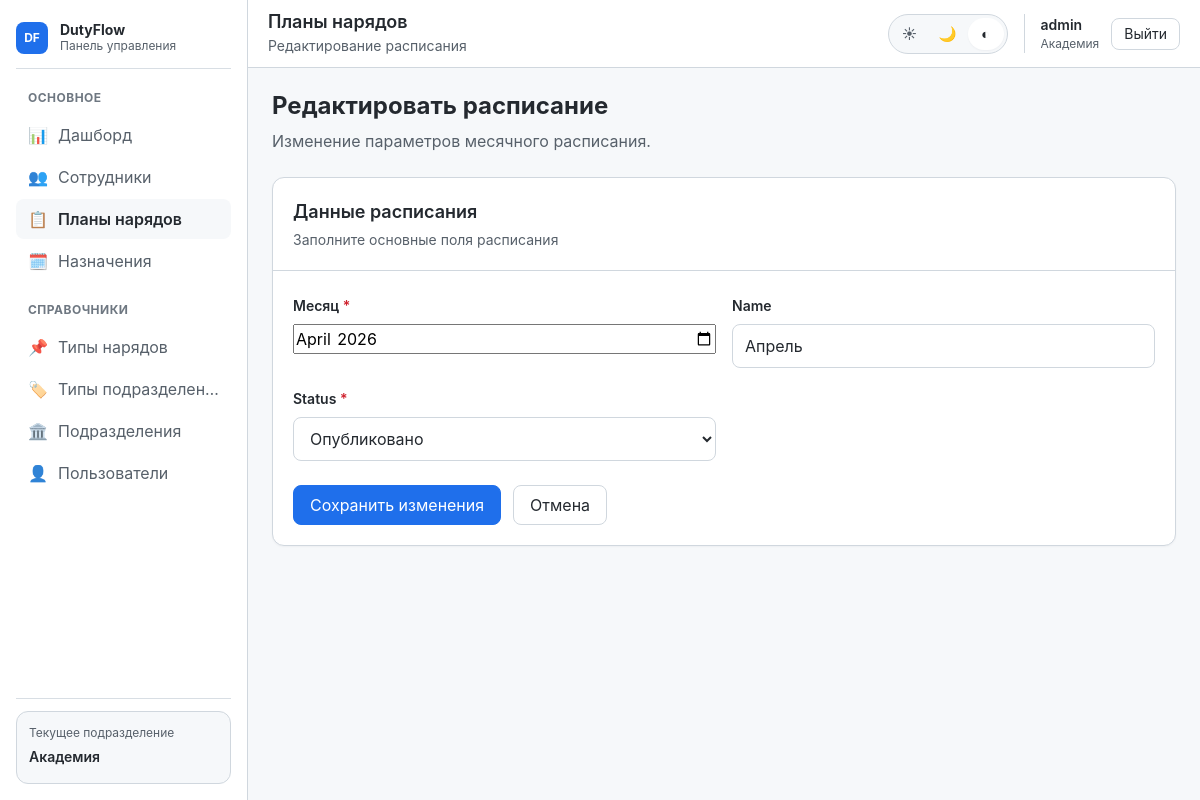
Page /plans/53/edit/ (signed in) on the committed database.
### users_app/models.py (models this page shows, shortened)
class UserProfile(models.Model):
    user = models.OneToOneField(
        User,
        on_delete=models.CASCADE,
        related_name='profile'
    )
    unit = models.ForeignKey(
        Unit,
        on_delete=models.PROTECT,
        related_name='users'
    )
    created_by = models.ForeignKey(
        User,
        on_delete=models.SET_NULL,
        null=True,
        blank=True,
        related_name='created_users',
        verbose_name="Создал пользователь"
    )
    created_at = models.DateTimeField(auto_now_add=True, verbose_name="Дата создания")
    class Meta:
        verbose_name = "Профиль пользователя"
        verbose_name_plural = "Профили пользователей"

### units/models.py (models this page shows, shortened)
class Unit(models.Model):
    name = models.CharField(max_length=255, verbose_name="Название")
    parent = models.ForeignKey(
        'self',
        on_delete=models.SET_NULL,
        null=True,
        blank=True,
        related_name='children',
        verbose_name="Вышестоящее подразделение"
    )
    unit_type = models.ForeignKey(
        UnitType,
        on_delete=models.PROTECT,
        related_name='units',
        verbose_name="Тип подразделения"
    )
    class Meta:
        verbose_name = "Подразделение"
        verbose_name_plural = "Подразделения"
        ordering = ['unit_type__level', 'name']

### duty_plans/models.py (models this page shows, shortened)
class MonthlySchedule(models.Model):
    STATUS_CHOICES = [
        ('draft', 'Черновик'),
        ('published', 'Опубликовано'),
        ('archived', 'Архив'),
    ]
    month = models.DateField()
    name = models.CharField(max_length=255, blank=True)
    status = models.CharField(max_length=20, choices=STATUS_CHOICES, default='draft')
    unit = models.ForeignKey(Unit, on_delete=models.CASCADE, related_name='schedules')
    parent_schedule = models.ForeignKey('self', on_delete=models.SET_NULL, null=True, blank=True)
    created_by = models.ForeignKey(settings.AUTH_USER_MODEL, on_delete=models.SET_NULL, null=True)
    created_at = models.DateTimeField(auto_now_add=True)
    updated_at = models.DateTimeField(auto_now=True)
    class Meta:
        ordering = ['-month']
        unique_together = ['month', 'unit']  # ← уникальность: один месяц + одно подразделение

### core/views/plans.py (the view)
@login_required
def edit(request, pk):
    schedule = get_object_or_404(MonthlySchedule, pk=pk)
    user_unit = request.user.profile.unit
    if schedule.unit != user_unit:
        messages.error(request, "Нет прав")
        return redirect("plan:list")
    if request.method == "POST":
        form = MonthlyScheduleForm(request.POST, instance=schedule, user=request.user)
        if form.is_valid():
            form.save()
            messages.success(request, "Расписание обновлено")
            return redirect("plan:detail", pk=schedule.pk)
    else:
        form = MonthlyScheduleForm(instance=schedule, user=request.user)
    return render(request, "app/plans/form.html", {
        "form": form,
        "schedule": schedule,
        "active_tab": "plans",
        "page_title": "Планы нарядов",
        "page_subtitle": "Редактирование расписания",
        "title": "Редактировать расписание",
    })

### duty_plans/forms.py (shortened to what this page needs)
class MonthlyScheduleForm(forms.ModelForm):
    month = forms.DateField(
        label='Месяц',
        widget=forms.DateInput(attrs={
            'type': 'month',
            'class': 'form-input',
        }),
        input_formats=['%Y-%m'],
        required=True
    )
    class Meta:
        model = MonthlySchedule
        fields = ['month', 'name', 'status']
        widgets = {
            'name': forms.TextInput(attrs={
                'class': 'form-input',
                'placeholder': 'Например: Март 2026'
            }),
            'status': forms.Select(attrs={'class': 'form-select'}),
        }
    def __init__(self, *args, **kwargs):
        self.user = kwargs.pop('user', None)
        super().__init__(*args, **kwargs)
        if self.instance and self.instance.pk and self.instance.month:
            self.initial['month'] = self.instance.month.strftime('%Y-%m')

### templates/app/plans/form.html (shortened to what this page needs)
{% extends 'app/base_app.html' %}
{% block app_content %}
<section class="page-section">
    <div class="page-header">
        <div class="page-header__main">
            <h2 class="page-header__title">{{ title }}</h2>
            <p class="page-header__subtitle">
                {% if schedule %}
                    Изменение параметров месячного расписания.
                {% else %}
                    Создание нового месячного расписания.
                {% endif %}
            </p>
        </div>
    </div>
</section>
<section class="page-section">
    <article class="card form-card">
        <div class="card__header">
            <div>
                <h3 class="card__title">Данные расписания</h3>
                <p class="card__subtitle">Заполните основные поля расписания</p>
            </div>
        </div>
        <div class="card__body">
            <form method="post" class="form">
                <div class="form-layout">
                    {% for field in form %}
                        <div class="form-field">
                            <label for="{{ field.id_for_label }}" class="form-field__label">
                                {{ field.label }}
                                {% if field.field.required %}
                                    <span class="form-field__required">*</span>
                                {% endif %}
                            </label>
                            {{ field }}
                        </div>
                    {% endfor %}
                </div>
                <div class="form-actions">
                    <button type="submit" class="button button--primary">
                        {% if schedule %}Сохранить изменения{% else %}Создать расписание{% endif %}
                    </button>
                    {% if schedule %}
                        <a href="{% url 'plan:detail' schedule.pk %}" class="button">Отмена</a>
                    {% else %}
                        <a href="{% url 'plan:list' %}" class="button">Отмена</a>
                    {% endif %}
                </div>
            </form>
        </div>
    </article>
</section>
{% endblock %}

### templates/components/layout/app_sidebar.html (shortened to what this page needs)
<aside class="app-sidebar" data-sidebar>
    <div class="app-sidebar__inner">
        <div class="app-sidebar__header">
            <a href="{% url 'auth:dashboard' %}" class="app-sidebar__brand">
                <span class="app-sidebar__brand-mark">DF</span>
                <div class="app-sidebar__brand-texts">
                    <span class="app-sidebar__brand-title">DutyFlow</span>
                    <span class="app-sidebar__brand-subtitle">Панель управления</span>
                </div>
            </a>
        </div>
        <div class="app-sidebar__section">
            <div class="app-sidebar__section-title">Основное</div>
            <nav class="app-sidebar__nav">
                <a href="{% url 'auth:dashboard' %}" class="nav-item {% if active_tab == 'dashboard' %}is-active{% endif %}">
                    <span class="nav-item__icon">📊</span>
                    <span class="nav-item__label">Дашборд</span>
                </a>
                <a href="{% url 'people:person_list' %}" class="nav-item {% if active_tab == 'people' %}is-active{% endif %}">
                    <span class="nav-item__icon">👥</span>
                    <span class="nav-item__label">Сотрудники</span>
                </a>
                <a href="{% url 'plan:list' %}" class="nav-item {% if active_tab == 'plans' %}is-active{% endif %}">
                    <span class="nav-item__icon">📋</span>
                    <span class="nav-item__label">Планы нарядов</span>
                </a>
                <a href="{% url 'assignment:calendar' %}" class="nav-item {% if active_tab == 'assignments' %}is-active{% endif %}">
                    <span class="nav-item__icon">🗓️</span>
                    <span class="nav-item__label">Назначения</span>
                </a>
            </nav>
        </div>
        <div class="app-sidebar__section">
            <div class="app-sidebar__section-title">Справочники</div>
            <nav class="app-sidebar__nav">
                {% if user.profile.unit.unit_type.level <= 1 %}
                <a href="{% url 'type:list' %}" class="nav-item {% if active_tab == 'duty_types' %}is-active{% endif %}">
                    <span class="nav-item__icon">📌</span>
                    <span class="nav-item__label">Типы нарядов</span>
                </a>
                {% endif %}
                {% if user.profile.unit.unit_type.level == 0 %}
                <a href="{% url 'unit_type:list' %}" class="nav-item {% if active_tab == 'unit_types' %}is-active{% endif %}">
                    <span class="nav-item__icon">🏷️</span>
                    <span class="nav-item__label">Типы подразделений</span>
                </a>
                {% endif %}
                <a href="{% url 'units:list' %}" class="nav-item {% if active_tab == 'units' %}is-active{% endif %}">
                    <span class="nav-item__icon">🏛️</span>
                    <span class="nav-item__label">Подразделения</span>
                </a>
                <a href="{% url 'users:list' %}" class="nav-item {% if active_tab == 'users' %}is-active{% endif %}">
                    <span class="nav-item__icon">👤</span>
                    <span class="nav-item__label">Пользователи</span>
                </a>
            </nav>
        </div>
        {% if user.profile and user.profile.unit %}
        <div class="app-sidebar__footer">
            <div class="app-sidebar__unit-card">
                <div class="app-sidebar__unit-label">Текущее подразделение</div>
                <div class="app-sidebar__unit-name">{{ user.profile.unit.name }}</div>
            </div>
        </div>
        {% endif %}
    </div>
</aside>

### templates/components/layout/app_header.html (shortened to what this page needs)
<header class="app-header">
    <div class="app-header__left">
        <div class="app-header__page">
            <h1 class="app-header__page-title">{{ page_title|default:"Панель управления" }}</h1>
            {% if page_subtitle %}
                <p class="app-header__page-subtitle">{{ page_subtitle }}</p>
            {% endif %}
        </div>
    </div>
    <div class="app-header__right">
        <div class="theme-switcher" data-theme-switcher>
            <button class="theme-switcher__button" type="button" data-theme-value="light" title="Светлая тема">☀</button>
            <button class="theme-switcher__button" type="button" data-theme-value="dark" title="Тёмная тема">🌙</button>
            <button class="theme-switcher__button" type="button" data-theme-value="system" title="Системная тема">◐</button>
        </div>
        <div class="user-chip">
            <div class="user-chip__content">
                <span class="user-chip__name">{{ request.user.username }}</span>
                {% if user.profile and user.profile.unit %}
                    <span class="user-chip__meta">{{ user.profile.unit.name }}</span>
                {% endif %}
            </div>
            <form method="post" action="{% url 'auth:logout' %}">
                <button type="submit" class="button button--sm">Выйти</button>
            </form>
        </div>
    </div>
</header>

### static/css/tokens/colors.css (style rules this page uses)
:root { --color-white: #ffffff; --color-black: #000000; --color-gray-50: #f6f8fa; --color-gray-100: #eef2f6; --color-gray-200: #d8dee4; --color-gray-300: #afb8c1; --color-gray-400: #8c959f; --color-gray-500: #6e7781; --color-gray-600: #57606a; --color-gray-700: #424a53; --color-gray-800: #32383f; --color-gray-900: #24292f; --color-blue-500: #2f81f7; --color-blue-600: #1f6feb; --color-green-500: #1a7f37; --color-yellow-500: #9a6700; --color-red-500: #cf222e; --color-bg: var(--color-white); --color-bg-subtle: #f6f8fa; --color-surface: #ffffff; --color-surface-muted: #f6f8fa; --color-surface-elevated: #ffffff; --color-border: #d0d7de; --color-border-muted: #d8dee4; --color-text: #24292f; --color-text-muted: #57606a; --color-text-subtle: #6e7781; --color-primary: #1f6feb; --color-primary-hover: #1158c7; --color-primary-contrast: #ffffff; --color-success: #1a7f37; --color-success-bg: #dafbe1; --color-warning: #9a6700; --color-warning-bg: #fff8c5; --color-danger: #cf222e; --color-danger-bg: #ffebe9; --color-weekends: #fae9ea; --color-overlay: rgba(36, 41, 47, 0.45); }

### static/css/tokens/spacing.css (style rules this page uses)
:root { --space-1: 0.25rem; --space-2: 0.5rem; --space-3: 0.75rem; --space-4: 1rem; --space-5: 1.25rem; --space-6: 1.5rem; --space-8: 2rem; --space-10: 2.5rem; --space-12: 3rem; }

### static/css/tokens/radius.css (style rules this page uses)
:root { --radius-sm: 0.375rem; --radius-md: 0.5rem; --radius-lg: 0.75rem; --radius-xl: 1rem; --radius-pill: 999px; }

### static/css/tokens/shadows.css (style rules this page uses)
:root { --shadow-sm: 0 1px 2px rgba(16, 24, 40, 0.04); --shadow-md: 0 3px 10px rgba(16, 24, 40, 0.08); --shadow-lg: 0 10px 30px rgba(16, 24, 40, 0.12); }

### static/css/tokens/motion.css (style rules this page uses)
:root { --transition-fast: 120ms ease; --transition-base: 180ms ease; --transition-slow: 260ms ease; }

### static/css/tokens/typography.css (style rules this page uses)
:root { --font-family-base: -apple-system, BlinkMacSystemFont, "Segoe UI", Inter, Roboto, sans-serif; --font-size-xs: 0.75rem; --font-size-sm: 0.875rem; --font-size-md: 1rem; --font-size-lg: 1.125rem; --font-size-xl: 1.25rem; --font-size-2xl: 1.5rem; --line-height-base: 1.5; --line-height-tight: 1.2; }

### static/css/base/base.css (style rules this page uses)
html { font-size: 16px; }
body { font-family: var(--font-family-base); font-size: var(--font-size-md); line-height: var(--line-height-base); background: var(--color-bg-subtle); color: var(--color-text); }
a { color: inherit; text-decoration: none; }
button { background: none; border: none; }
.app-body { min-height: 100vh; }

### static/css/base/utilities.css (style rules this page uses)
.page-section + .page-section { margin-top: var(--space-6); }

### static/css/layout/app-header.css (style rules this page uses)
.app-header { position: sticky; top: 0; z-index: 30; display: flex; align-items: center; justify-content: space-between; gap: var(--space-4); min-height: 4.25rem; padding: 0 var(--space-5); background: color-mix(in srgb, var(--color-surface) 92%, transparent); backdrop-filter: blur(10px); border-bottom: 1px solid var(--color-border); }
.app-header__left, .app-header__right { display: flex; align-items: center; gap: var(--space-4); min-width: 0; }
.app-header__left { flex: 1; }
.app-header__page { min-width: 0; }
.app-header__page-title { font-size: 1.125rem; line-height: 1.2; font-weight: 600; color: var(--color-text); }
.app-header__page-subtitle { margin-top: 0.125rem; font-size: var(--font-size-sm); color: var(--color-text-muted); white-space: nowrap; overflow: hidden; text-overflow: ellipsis; }
.user-chip { display: flex; align-items: center; gap: var(--space-3); padding-left: var(--space-4); border-left: 1px solid var(--color-border); }
.user-chip__content { display: flex; flex-direction: column; min-width: 0; }
.user-chip__name { font-size: var(--font-size-sm); font-weight: 600; color: var(--color-text); }
.user-chip__meta { font-size: var(--font-size-xs); color: var(--color-text-muted); max-width: 180px; white-space: nowrap; overflow: hidden; text-overflow: ellipsis; }

### static/css/layout/page.css (style rules this page uses)
.page-header { display: flex; align-items: flex-start; justify-content: space-between; gap: var(--space-4); margin-bottom: var(--space-5); }
.page-header__main { display: flex; flex-direction: column; gap: var(--space-2); }
.page-header__title { font-size: var(--font-size-2xl); line-height: var(--line-height-tight); font-weight: 700; }
.page-header__subtitle { color: var(--color-text-muted); }

### static/css/components/card.css (style rules this page uses)
.card { background: var(--color-surface); border: 1px solid var(--color-border); border-radius: var(--radius-lg); box-shadow: var(--shadow-sm); }
.card__header { display: flex; align-items: center; justify-content: space-between; gap: var(--space-4); padding: var(--space-5); border-bottom: 1px solid var(--color-border); }
.card__title { font-size: var(--font-size-lg); font-weight: 600; }
.card__body { padding: var(--space-5); }

### static/css/themes/light.css (style rules this page uses)
html[data-theme="light"] { color-scheme: light; }

### rows in the picture
MonthlySchedule: form "2026-04" "Апрель" "Опубликовано"

### other values in the picture
{{ user.profile.unit.name }} "Академия"
{{ page_title|default:"Панель управления" }} "Планы нарядов"
{{ page_subtitle }} "Редактирование расписания"
{{ request.user.username }} "admin"
{{ title }} "Редактировать расписание"
{{ field.label }} "Месяц" "Name" "Status"
